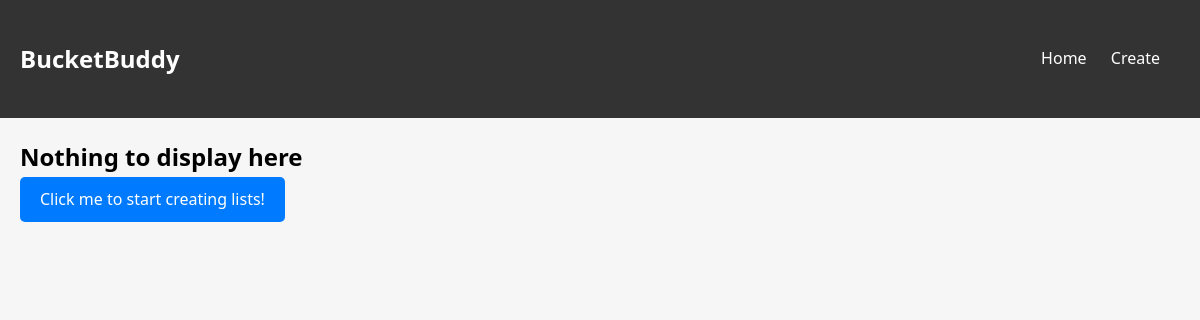
Page /home/list (signed in) on the earlier database version.
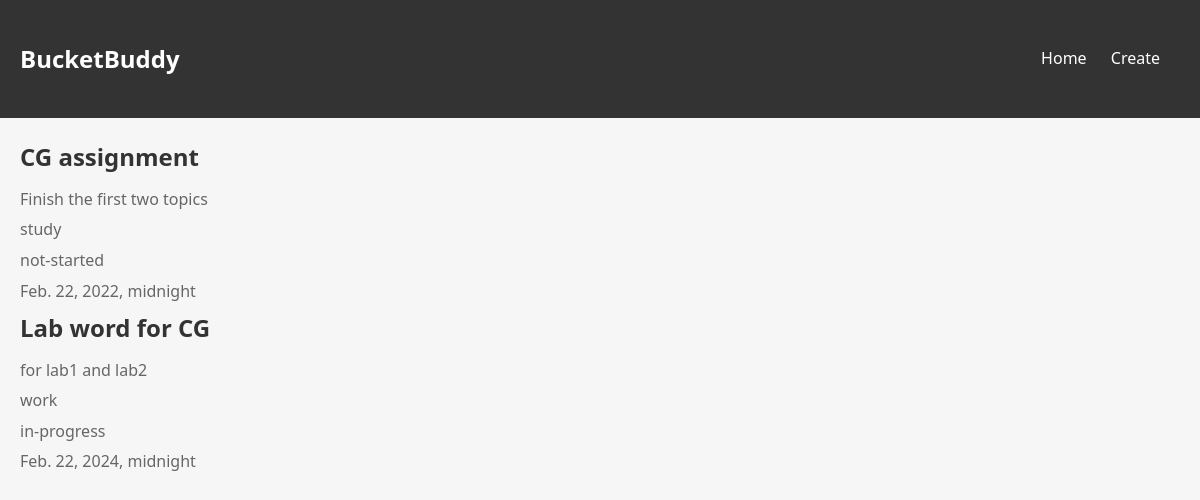
Same page on the later database version.
### core/models.py (models this page shows)
class Item(models.Model):
    user = models.ForeignKey(User, on_delete=models.CASCADE)
    name = models.TextField(blank=False)
    description = models.TextField()
    category = models.CharField(max_length=255)
    status = models.CharField(max_length=255)
    deadline = models.DateTimeField(default=datetime.now())
    def __str__(self):
        hello = self.user.username + "|Item: " +self.name
        return hello

### core/views.py (the view)
# urls.py: path('home/list', views.getCreationPage, name='listhome')
@login_required(login_url='login')
def getCreationPage(request):
    user = request.user
    bucketList = Item.objects.filter(user=user)
    print(bucketList)
    return render(request,'bucketlist.html',{'bucketlist':bucketList})

### templates/bucketlist.html (shortened to what this page needs)
{%load static%}
<!DOCTYPE html>
<html lang="en">
<head>
    <link rel="stylesheet" href="{%static 'bucketlist.css'%}">
</head>
<body>
    <header class="header">
        <div class="container">
            <h1 class="logo">BucketBuddy</h1>
            <nav class="main-nav">
                <ul>
                    <li><a href="/home">Home</a></li>
                    <li><a href="create">Create</a></li>
                </ul>
            </nav>
        </div>
    </header>
    <div class="container">
        {% if bucketlist %}
            {% for list in bucketlist %}
                <div class="bucket-list-item">
                    <h2>{{ list.name }}</h2>
                    <p>{{ list.description }}</p>
                    <p>{{ list.category }}</p>
                    <p>{{ list.status }}</p>
                    <p>{{ list.deadline }}</p>
                </div>
            {% endfor %}
        {% else %}
            <h2>Nothing to display here</h2>
            <a href="create" class="btn">Click me to start creating lists! </a>
        {% endif %}
    </div>
</body>
</html>

### static/bucketlist.css (style rules this page uses)
* { margin: 0; padding: 0; box-sizing: border-box; }
body { font-family: 'Segoe UI', Tahoma, Geneva, Verdana, sans-serif; line-height: 1.6; background-color: #f6f6f6; }
.container { max-width: 1200px; margin: 0 auto; padding: 20px; }
.bucket-list-item h2 { font-size: 24px; color: #333; margin-bottom: 10px; }
.bucket-list-item p { font-size: 16px; color: #666; margin-bottom: 5px; }
.header { background-color: #333; color: #fff; padding: 20px 0; }
.header .container { display: flex; justify-content: space-between; align-items: center; }
.logo { font-size: 24px; }
.main-nav ul { list-style: none; }
.main-nav ul li { display: inline; margin-right: 20px; }
.main-nav ul li a { color: #fff; text-decoration: none; }

Differences in the rows shown:
added Item: name "CG assignment", description "Finish the first two topics", category "study", status "not-started", deadline "Feb. 22, 2022, midnight"
added Item: name "Lab word for CG", description "for lab1 and lab2", category "work", status "in-progress", deadline "Feb. 22, 2024, midnight"
Other differences:
text no longer shown: "Nothing to display here Click me to start creating lists!"
